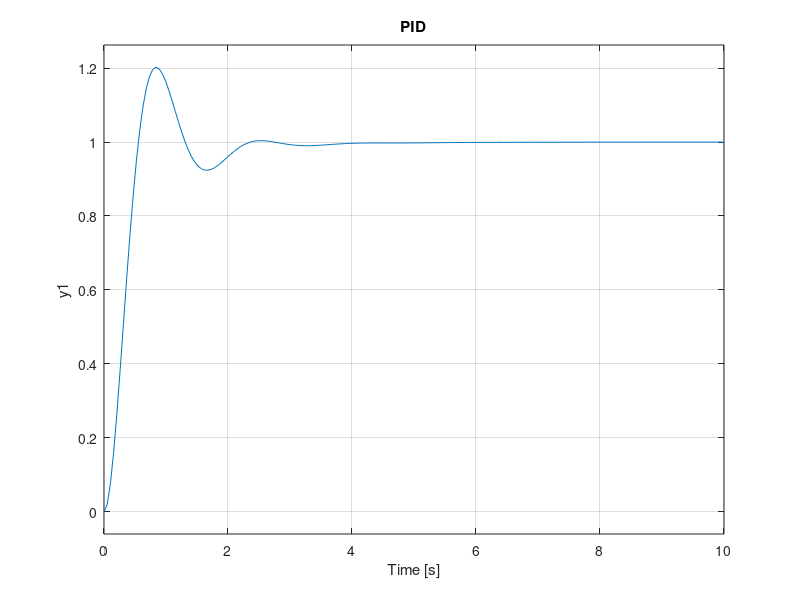

MATLAB code for this plot:
clearvars;
% Ejercicio 3 compensacion PID
den = [1 10 27 18];
num = [15]; %#ok<NBRAK2>
F = tf(num,den);

%D = tf(k*[1 5],[0 1]);
% P es la funcion con retroalimentacion y PID
%P = feedback(D*F,1);

figure;

%subplot(1, 2, 1); 
%rlocusplot(F)
%title('F');
%grid on;


OS = 0.2; % Entre 0 y 1. 0.2 es 20 por ciento
factor_amort = -(log(OS))/(sqrt(pi*pi+log(OS)*log(OS)));


ts = 2;
wn = 4/(factor_amort*ts); % Con 3/(factor_amort*ts); da diferente
polo_objetivo = -factor_amort*wn + 1i*wn*sqrt(1-(factor_amort*factor_amort))
polos_tf = pole(F);
y1 = 0;
x1 = polos_tf(1);
x2 = polos_tf(2);
x3 = polos_tf(3);
s1_x = real(polo_objetivo);
s1_y = imag(polo_objetivo);

% Angulo entre polo -6 y objetivo -1.5 +2.928 es 33.05
% Angulo entre polo -3 y objetivo -1.5 +2.928 es 62.87
% Angulo entre polo -1 y objetivo -1.5 +2.928 es 99.69
% En geogebra con Con 3/(factor_amort*ts)


phi1 =  atand((s1_y-y1)/(s1_x-x1)); %99.68; %180 - atand(abs(s1_y-y1)/abs(s1_x-x1));
phi2 =  atand((s1_y-y1)/(s1_x-x2)); %62.89; %180 -atand(abs(s1_y-y1)/abs(s1_x-x2));
phi3 =  atand((s1_y-y1)/(s1_x-x3)); %33.07; %180 -atand(abs(s1_y-y1)/abs(s1_x-x3));

phic = phi1 + phi2 + phi3 

zc_obj = -s1_x + (s1_y/tand(phic))

% Añadiendo PI
% D(s) = K(s+zc)
% D_obj = tf(k*[1 zc_obj],[0 1]);

% Kp +Ki/s + Kd/s
% (kd*s**2+kp*s + ki)/s

%k= 0.325;   % wn = 3/(factor_amort*ts); 
k= 1.08;   % wn = 4/(factor_amort*ts); 


%k =
%real((polo_objetivo+polos_tf(1))*(polo_objetivo+polos_tf(2))*(polo_objetivo+polos_tf(3))/15)
%No funciona

ki_cero = 0.68;
I_obj =tf([1 ki_cero],[1 0]);
D_obj = tf(k*[1 zc_obj],[0 1]);

P = feedback(D_obj*F,1);    % PD
P2 = feedback(I_obj*D_obj*F,1);% PID
P3 = I_obj*D_obj*F; % En lazo abierto


subplot(1, 2, 1); 
%rlocusplot(P3)
step(P)
title('PD');
grid on;

subplot(1, 2, 2);
step(P2)
title('PID');
grid on;

% Para los valores de las constantes del PID
c = pid(7.72,4.406,1.08)
I_obj*D_obj